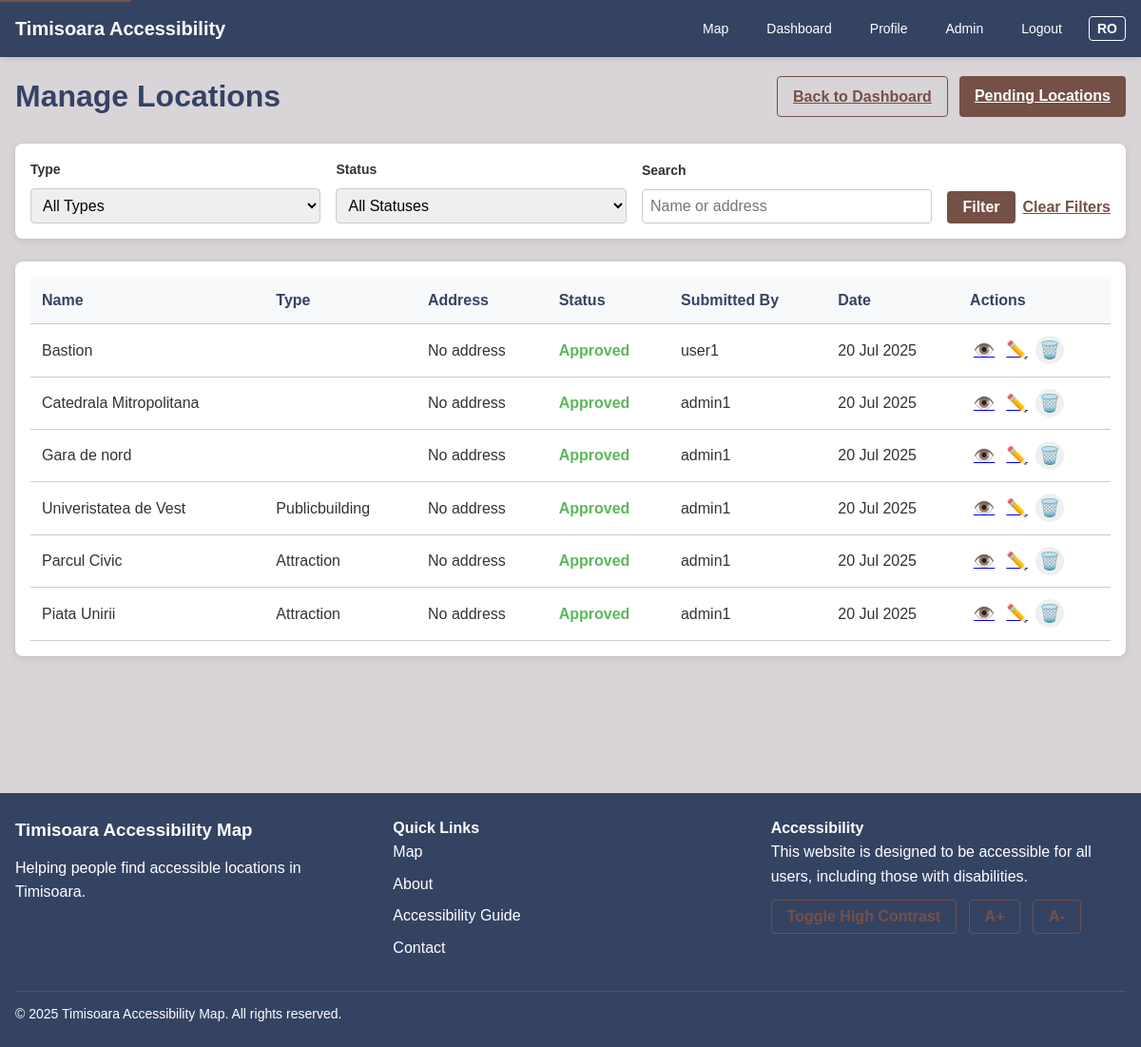
The app's page /admin/locations (signed in) with its own data.
### app/models.py (models this page shows, shortened)
class Location(db.Model):
    id = db.Column(db.Integer, primary_key=True)
    name = db.Column(db.String(100), nullable=False)
    description = db.Column(db.Text)
    lat = db.Column(db.Float, nullable=False)
    lng = db.Column(db.Float, nullable=False)
    address = db.Column(db.String(200))
    has_ramp = db.Column(db.Boolean, default=False)
    has_accessible_wc = db.Column(db.Boolean, default=False)
    has_accessible_parking = db.Column(db.Boolean, default=False)
    has_accessible_entrance = db.Column(db.Boolean, default=False)
    has_braille = db.Column(db.Boolean, default=False)
    has_audio_guidance = db.Column(db.Boolean, default=False)
    has_staff_assistance = db.Column(db.Boolean, default=False)
    is_approved = db.Column(db.Boolean, default=False)
    created_at = db.Column(db.DateTime, default=datetime.utcnow)
    updated_at = db.Column(db.DateTime, default=datetime.utcnow, onupdate=datetime.utcnow)
    user_id = db.Column(db.Integer, db.ForeignKey('user.id'), nullable=False)
    location_type = db.Column(db.String(50))  # restaurant, museum, public building, etc.
    photos = db.relationship('Photo', backref='location', lazy='dynamic', cascade='all, delete-orphan')
    reviews = db.relationship('Review', backref='location', lazy='dynamic', cascade='all, delete-orphan')

class User(UserMixin, db.Model):
    id = db.Column(db.Integer, primary_key=True)
    username = db.Column(db.String(64), unique=True, nullable=False, index=True)
    email = db.Column(db.String(120), unique=True, nullable=False, index=True)
    password_hash = db.Column(db.String(128), nullable=False)
    is_admin = db.Column(db.Boolean, default=False)
    joined_at = db.Column(db.DateTime, default=datetime.utcnow)
    is_active = db.Column(db.Boolean, default=True)
    needs_wheelchair = db.Column(db.Boolean, default=False)
    needs_visual_assistance = db.Column(db.Boolean, default=False)
    needs_hearing_assistance = db.Column(db.Boolean, default=False)
    needs_cognitive_assistance = db.Column(db.Boolean, default=False)
    preferred_language = db.Column(db.String(2), default='ro')  # 'ro' or 'en'
    locations = db.relationship('Location', backref='author', lazy='dynamic')
    reviews = db.relationship('Review', backref='author', lazy='dynamic')

### app/routes/admin.py (the view)
@admin.route('/locations')
@login_required
@admin_required
def locations():
    query = Location.query
    location_type_filter = request.args.get('type')
    status_filter = request.args.get('status')
    search_query = request.args.get('q', '').strip()
    if location_type_filter:
        query = query.filter(Location.location_type == location_type_filter)
    if status_filter == 'approved':
        query = query.filter(Location.is_approved == True)
    elif status_filter == 'pending':
        query = query.filter(Location.is_approved == False)
    if search_query:
        search_term = f"%{search_query}%"
        query = query.filter(db.or_(Location.name.ilike(search_term), Location.address.ilike(search_term)))
    all_locations = query.order_by(Location.created_at.desc()).all() # Consider pagination for many locations
    return render_template('admin/locations.html', title=_('Manage Locations'),
                          locations=all_locations)

### app/models.py (called while the page is built)
@login_manager.user_loader
def load_user(id):
    return User.query.get(int(id))

### app/routes/admin.py (called while the page is built)
def admin_required(f):
    @wraps(f)
    def decorated_function(*args, **kwargs):
        if not current_user.is_authenticated or not current_user.is_admin:
            flash(_('Access denied. Admin privileges required.'), 'danger')
            return redirect(url_for('main.index'))
        return f(*args, **kwargs)
    return decorated_function

### app/templates/admin/locations.html (shortened to what this page needs)
{% extends 'base.html' %}
{% block content %}
<div class="content-container admin-page">
    <div class="page-header">
        <h1>{{ _('Manage Locations') }}</h1>
        <div class="header-actions">
            <a href="{{ url_for('admin.index') }}" class="btn secondary">{{ _('Back to Dashboard') }}</a>
            <a href="{{ url_for('admin.pending_locations') }}" class="btn primary">{{ _('Pending Locations') }}</a>
        </div>
    </div>
    <div class="admin-filters">
        <form id="filter-form" method="GET" action="{{ url_for('admin.locations') }}">
            <div class="filter-group">
                <label for="type-filter">{{ _('Type') }}</label>
                <select id="type-filter" name="type">
                    <option value="">{{ _('All Types') }}</option>
                </select>
            </div>
            <div class="filter-group">
                <label for="status-filter">{{ _('Status') }}</label>
                <select id="status-filter" name="status">
                    <option value="">{{ _('All Statuses') }}</option>
                </select>
            </div>
            <div class="filter-group">
                <label for="search">{{ _('Search') }}</label>
                <input type="text" id="search" name="q" value="{{ request.args.get('q', '') }}" placeholder="{{ _('Name or address') }}">
            </div>
            <div class="filter-actions">
                <button type="submit" class="btn primary">{{ _('Filter') }}</button>
                <a href="{{ url_for('admin.locations') }}" class="btn text">{{ _('Clear Filters') }}</a>
            </div>
        </form>
    </div>
    <div class="admin-content">
        <div class="data-table-container">
            {% if locations %}
                <table class="data-table">
                    <thead>
                        <tr>
                            <th>{{ _('Name') }}</th>
                            <th>{{ _('Type') }}</th>
                            <th>{{ _('Address') }}</th>
                            <th>{{ _('Status') }}</th>
                            <th>{{ _('Submitted By') }}</th>
                            <th>{{ _('Date') }}</th>
                            <th>{{ _('Actions') }}</th>
                        </tr>
                    </thead>
                    <tbody>
                        {% for location in locations %}
                            <tr>
                                <td>{{ location.name }}</td>
                                <td>{{ location.location_type|capitalize }}</td>
                                <td>{{ location.address or _('No address') }}</td>
                                <td>
                                    {% if location.is_approved %}
                                        <span class="status-approved">{{ _('Approved') }}</span>
                                    {% else %}
                                        <span class="status-pending">{{ _('Pending') }}</span>
                                    {% endif %}
                                </td>
                                <td>{{ location.author.username }}</td>
                                <td>{{ location.created_at.strftime('%d %b %Y') }}</td>
                                <td class="actions-cell">
                                    <a href="{{ url_for('main.location_details', location_id=location.id) }}" class="btn icon" title="{{ _('View') }}">👁️</a>
                                    <a href="{{ url_for('admin.edit_location', location_id=location.id) }}" class="btn icon" title="{{ _('Edit') }}">✏️</a>
                                    <button
                                        type="button"
                                        class="btn icon delete-btn"
                                        title="{{ _('Delete') }}"
                                        data-toggle="modal"
                                        data-target="#deleteModal"
                                        data-location-id="{{ location.id }}"
                                        data-location-name="{{ location.name }}">🗑️</button>
                                </td>
                            </tr>
                        {% endfor %}
                    </tbody>
                </table>
            {% else %}
                <div class="no-data">
                    <p>{{ _('No locations found matching your criteria.') }}</p>
                </div>
            {% endif %}
        </div>
    </div>
</div>
{% endblock %}

### app/static/css/style.css (style rules this page uses)
:root { --bg-color: #D9D4D7; --header-color: #354363; --button-color: #755047; --button-hover: #5E4037; --text-color: #333; --light-text: #fff; --error-color: #d9534f; --success-color: #5cb85c; --warning-color: #f0ad4e; --info-color: #5bc0de; --border-color: #ccc; --shadow-color: rgba(0, 0, 0, 0.1); --wheelchair-color: #4285F4; --visual-color: #EA4335; --hearing-color: #fbbd05af; --cognitive-color: #34A853; --header-height: 60px; --sidebar-width: 320px; --footer-height: 120px; --text-xs: 0.75rem; --text-sm: 0.875rem; --text-base: 1rem; --text-lg: 1.125rem; --text-xl: 1.25rem; --text-2xl: 1.5rem; --space-1: 0.25rem; --space-2: 0.5rem; --space-3: 0.75rem; --space-4: 1rem; --space-6: 1.5rem; --space-8: 2rem; --space-12: 3rem; --transition-speed: 0.3s; }
* { box-sizing: border-box; margin: 0; padding: 0; }
html { font-size: 16px; height: 100%; }
body { font-family: 'Arial', sans-serif; line-height: 1.6; color: var(--text-color); background-color: var(--bg-color); min-height: 100%; display: flex; flex-direction: column; }
label { display: block; margin-bottom: var(--space-2); font-weight: bold; }
input[type="text"], input[type="email"], input[type="password"], select, textarea { width: 100%; padding: var(--space-2) var(--space-3); border: 1px solid var(--border-color); border-radius: 4px; font-size: var(--text-base); }
.btn { display: inline-block; padding: var(--space-2) var(--space-4); font-size: var(--text-base); font-weight: bold; text-align: center; border: none; border-radius: 4px; cursor: pointer; transition: background-color var(--transition-speed); }
.btn.primary { background-color: var(--button-color); color: var(--light-text); }
.btn.secondary { background-color: transparent; border: 1px solid var(--button-color); color: var(--button-color); }
.content-container { max-width: 1200px; margin: 0 auto; padding: var(--space-6) var(--space-4); }
.page-header { margin-bottom: var(--space-6); text-align: center; }
.page-header h1 { color: var(--header-color); margin-bottom: var(--space-2); }
.btn.text { background: none; border: none; color: var(--button-color); padding: 0; font-weight: bold; text-decoration: underline; }
.btn.icon { width: 30px; height: 30px; padding: 0; border-radius: 50%; display: inline-flex; align-items: center; justify-content: center; font-size: var(--text-lg); }
.status-approved { color: var(--success-color); font-weight: bold; }
.admin-page { padding-top: var(--space-4); }
.page-header { display: flex; justify-content: space-between; align-items: center; margin-bottom: var(--space-6); }
.page-header h1 { margin: 0; color: var(--header-color); }
.header-actions { display: flex; gap: var(--space-3); }
.admin-filters { background-color: white; border-radius: 8px; box-shadow: 0 2px 8px var(--shadow-color); padding: var(--space-4); margin-bottom: var(--space-6); }
#filter-form { display: flex; flex-wrap: wrap; gap: var(--space-4); align-items: flex-end; }
.filter-group { flex: 1; min-width: 180px; }
.filter-group label { display: block; margin-bottom: var(--space-2); font-weight: bold; font-size: var(--text-sm); }
.filter-group select, .filter-group input { width: 100%; padding: var(--space-2); border: 1px solid var(--border-color); border-radius: 4px; }
.filter-actions { display: flex; gap: var(--space-2); align-items: center; }
.data-table-container { background-color: white; border-radius: 8px; box-shadow: 0 2px 8px var(--shadow-color); padding: var(--space-4); overflow-x: auto; }
.data-table { width: 100%; border-collapse: collapse; }
.data-table th, .data-table td { padding: var(--space-3); text-align: left; border-bottom: 1px solid var(--border-color); }
.data-table th { background-color: #f8f9fa; font-weight: bold; color: var(--header-color); }
.actions-cell { white-space: nowrap; text-align: right; }

### records on screen
Location: name "Bastion", address "No address", author.username "user1", created_at "20 Jul 2025"
Location: name "Catedrala Mitropolitana", address "No address", author.username "admin1", created_at "20 Jul 2025"
Location: name "Gara de nord", address "No address", author.username "admin1", created_at "20 Jul 2025"
Location: name "Univeristatea de Vest", location_type "Publicbuilding", address "No address", author.username "admin1", created_at "20 Jul 2025"
Location: name "Parcul Civic", location_type "Attraction", address "No address", author.username "admin1", created_at "20 Jul 2025"
Location: name "Piata Unirii", location_type "Attraction", address "No address", author.username "admin1", created_at "20 Jul 2025"

### other values on screen
form field type "All Types"
form field status "All Statuses"
